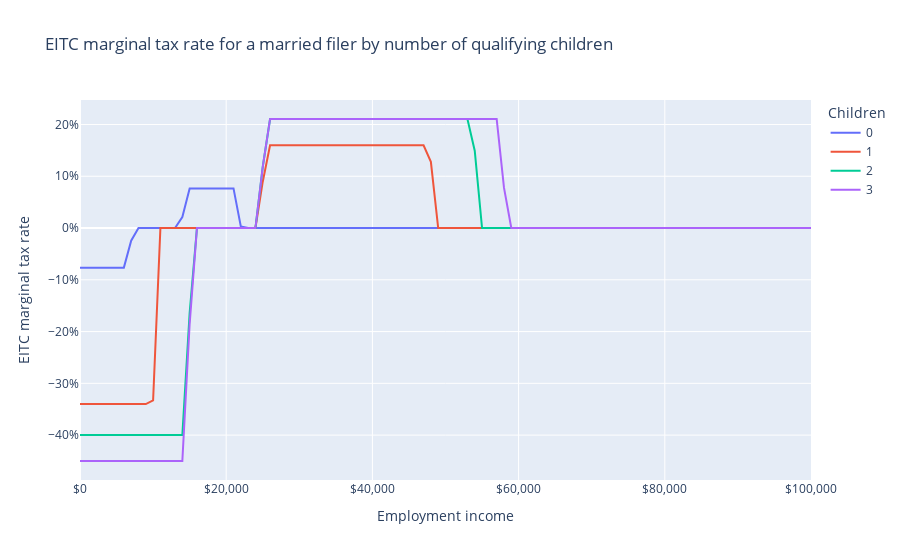

Source (notebook cell):
### Code cell
fig = px.line(
    df[df.adults == 2],
    "employment_income",
    "mtr",
    color="children",
    labels=LABELS,
    title="EITC marginal tax rate for a married filer by number of qualifying children",
)
fig.update_layout(xaxis_tickformat="$,", yaxis_tickformat=".0%")
fig.show()
